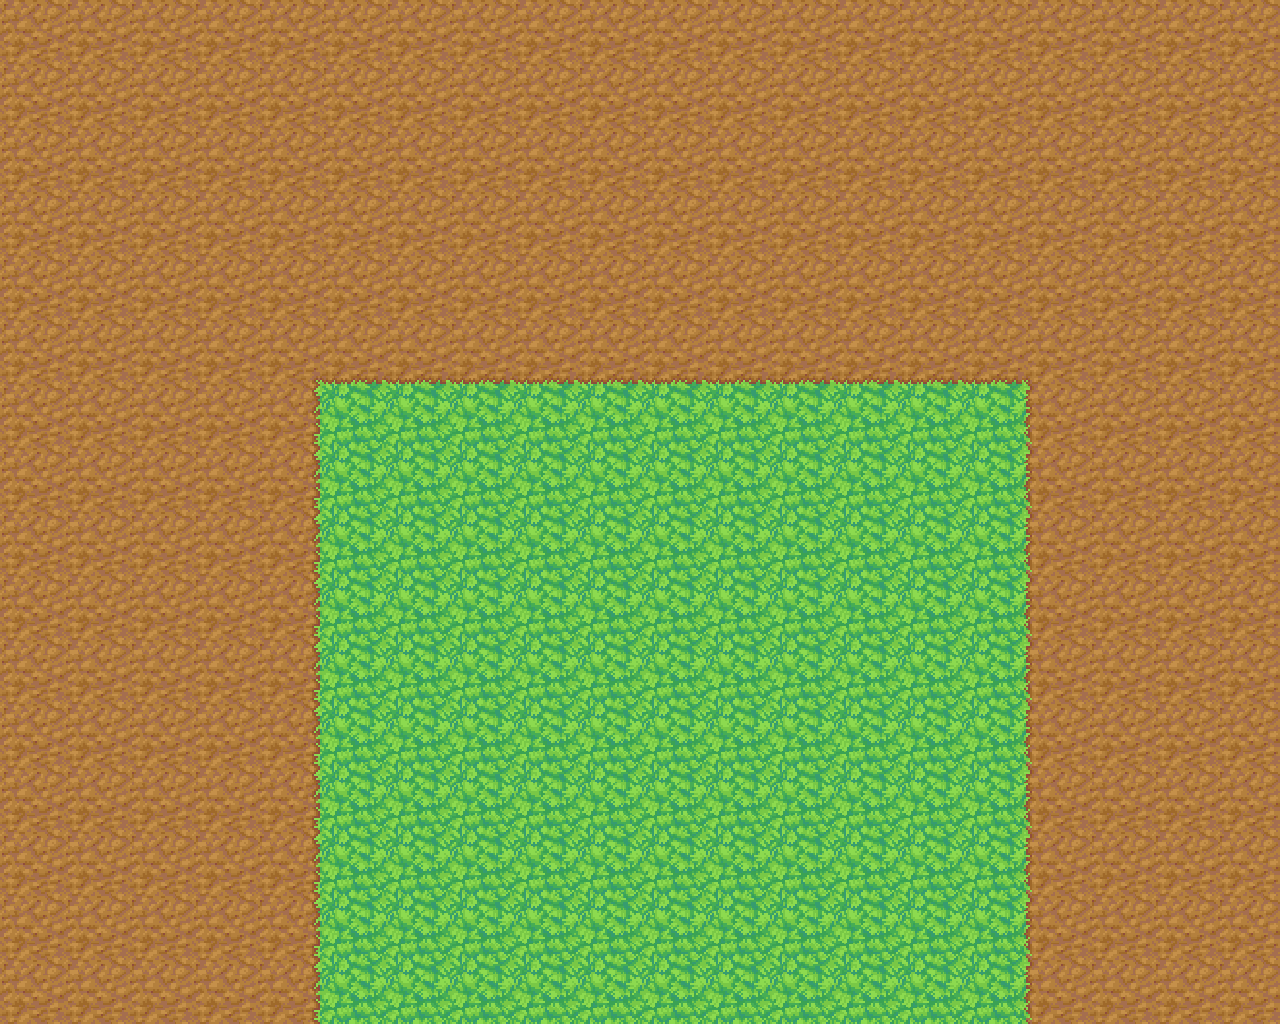

This game map was drawn from its Tiled (.tmx) file and the tilesets committed beside it. A one-line description and the trimmed map source follow:
An orthogonal 20x16 tile map with 64x64 px tiles, 1 tile layer (Tile Layer 1), 3 tilesets.

<map version="1.0" orientation="orthogonal" width="20" height="16" tilewidth="64" tileheight="64">
 <tileset firstgid="1" name="sand_tile" tilewidth="64" tileheight="64">
  <image source="sand_tile.png" width="256" height="256" />
 </tileset>
 <tileset firstgid="17" name="vulcan_tile" tilewidth="64" tileheight="64">
  <image source="vulcan_tile.png" width="256" height="256" />
 </tileset>
 <tileset firstgid="33" name="jungle_tile" tilewidth="64" tileheight="64">
  <image source="jungle_tile.png" width="256" height="512" />
 </tileset>
 <layer name="Tile Layer 1" width="20" height="16">
  <data>[320 cells, 320 non-empty, 8 distinct tile ids]</data>
 </layer>
</map>
